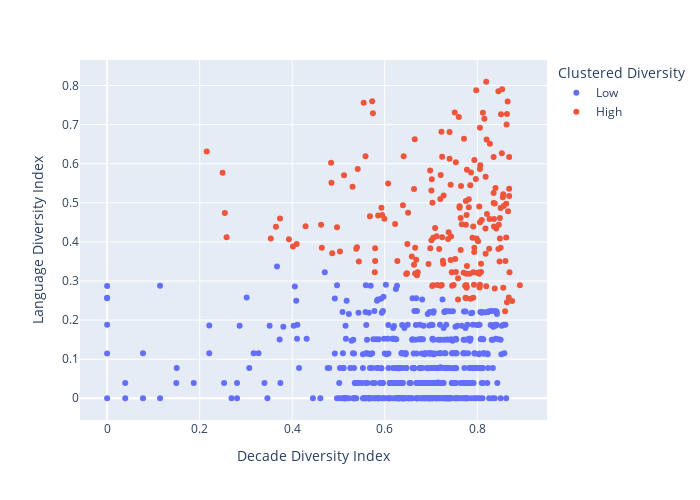

This figure's notebook cell:
### Markdown cell above
CLUSTERED ANALYSIS

### Code cell
fig = px.scatter(user_data_clustered, x='Decade Diversity Index', y='Language Diversity Index', color='Clustered Diversity', width=700, height=500)
fig.show()

### Figure 1 — Plotly figure (JSON) as saved in the notebook; plotly's stock layout.template omitted (floating-point values rounded to 4 significant figures; data arrays with more than 128 entries replaced by an {"elided": "..."} marker saying what was removed)
{"data": [{"hovertemplate": "Clustered Diversity=Low<br>Decade Diversity Index=%{x}<br>Language Diversity Index=%{y}<extra></extra>", "legendgroup": "Low", "marker": {"color": "#636efa", "symbol": "circle"}, "mode": "markers", "name": "Low", "orientation": "v", "showlegend": true, "type": "scatter", "x": {"elided": "528 float values"}, "xaxis": "x", "y": {"elided": "528 float values"}, "yaxis": "y"}, {"hovertemplate": "Clustered Diversity=High<br>Decade Diversity Index=%{x}<br>Language Diversity Index=%{y}<extra></extra>", "legendgroup": "High", "marker": {"color": "#EF553B", "symbol": "circle"}, "mode": "markers", "name": "High", "orientation": "v", "showlegend": true, "type": "scatter", "x": {"elided": "198 float values"}, "xaxis": "x", "y": {"elided": "198 float values"}, "yaxis": "y"}], "layout": {"height": 500, "legend": {"title": {"text": "Clustered Diversity"}, "tracegroupgap": 0}, "margin": {"t": 60}, "width": 700, "xaxis": {"anchor": "y", "domain": [0, 1], "title": {"text": "Decade Diversity Index"}}, "yaxis": {"anchor": "x", "domain": [0, 1], "title": {"text": "Language Diversity Index"}}}}
